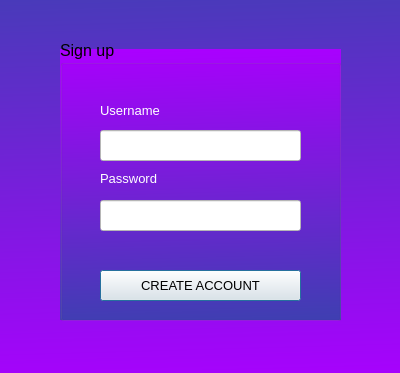
<?xml version="1.0" encoding="UTF-8"?>
<ui version="4.0">
 <class>signup</class>
 <widget class="QDialog" name="signup">
  <property name="geometry">
   <rect>
    <x>0</x>
    <y>0</y>
    <width>400</width>
    <height>373</height>
   </rect>
  </property>
  <property name="windowTitle">
   <string>Dialog</string>
  </property>
  <widget class="QGroupBox" name="groupBox">
   <property name="geometry">
    <rect>
     <x>60</x>
     <y>40</y>
     <width>281</width>
     <height>281</height>
    </rect>
   </property>
   <property name="font">
    <font>
     <pointsize>12</pointsize>
    </font>
   </property>
   <property name="title">
    <string>Sign up</string>
   </property>
   <widget class="QLabel" name="label">
    <property name="geometry">
     <rect>
      <x>40</x>
      <y>60</y>
      <width>111</width>
      <height>20</height>
     </rect>
    </property>
    <property name="font">
     <font>
      <pointsize>10</pointsize>
     </font>
    </property>
    <property name="styleSheet">
     <string notr="true">color: rgb(255, 255, 255);</string>
    </property>
    <property name="text">
     <string>Username</string>
    </property>
   </widget>
   <widget class="QLabel" name="label_2">
    <property name="geometry">
     <rect>
      <x>40</x>
      <y>130</y>
      <width>121</width>
      <height>16</height>
     </rect>
    </property>
    <property name="font">
     <font>
      <pointsize>10</pointsize>
     </font>
    </property>
    <property name="styleSheet">
     <string notr="true">color: rgb(255, 255, 255);</string>
    </property>
    <property name="text">
     <string>Password</string>
    </property>
   </widget>
   <widget class="QLineEdit" name="newUsername">
    <property name="geometry">
     <rect>
      <x>40</x>
      <y>90</y>
      <width>201</width>
      <height>31</height>
     </rect>
    </property>
    <property name="styleSheet">
     <string notr="true">background-color: white;</string>
    </property>
   </widget>
   <widget class="QLineEdit" name="newPassword">
    <property name="geometry">
     <rect>
      <x>40</x>
      <y>160</y>
      <width>201</width>
      <height>31</height>
     </rect>
    </property>
    <property name="styleSheet">
     <string notr="true">background-color: white;</string>
    </property>
   </widget>
   <widget class="QPushButton" name="createAccountButton">
    <property name="geometry">
     <rect>
      <x>40</x>
      <y>230</y>
      <width>201</width>
      <height>31</height>
     </rect>
    </property>
    <property name="font">
     <font>
      <pointsize>10</pointsize>
     </font>
    </property>
    <property name="text">
     <string>CREATE ACCOUNT</string>
    </property>
   </widget>
  </widget>
  <widget class="QLabel" name="label_3">
   <property name="geometry">
    <rect>
     <x>-10</x>
     <y>-38</y>
     <width>431</width>
     <height>431</height>
    </rect>
   </property>
   <property name="styleSheet">
    <string notr="true">background-color: qlineargradient(spread:pad, x1:0.489, y1:0, x2:0.517, y2:1, stop:0 rgba(65, 63, 180, 255), stop:1 rgba(170, 0, 255, 255));</string>
   </property>
   <property name="text">
    <string/>
   </property>
  </widget>
  <widget class="QLabel" name="label_4">
   <property name="geometry">
    <rect>
     <x>60</x>
     <y>49</y>
     <width>281</width>
     <height>271</height>
    </rect>
   </property>
   <property name="styleSheet">
    <string notr="true">background-color: qlineargradient(spread:pad, x1:0.489, y1:0, x2:0.517, y2:1, stop:0 rgba(170, 0, 255, 255), stop:1 rgba(65, 63, 180, 255));</string>
   </property>
   <property name="text">
    <string/>
   </property>
  </widget>
  <zorder>label_3</zorder>
  <zorder>label_4</zorder>
  <zorder>groupBox</zorder>
 </widget>
 <resources/>
 <connections/>
</ui>
